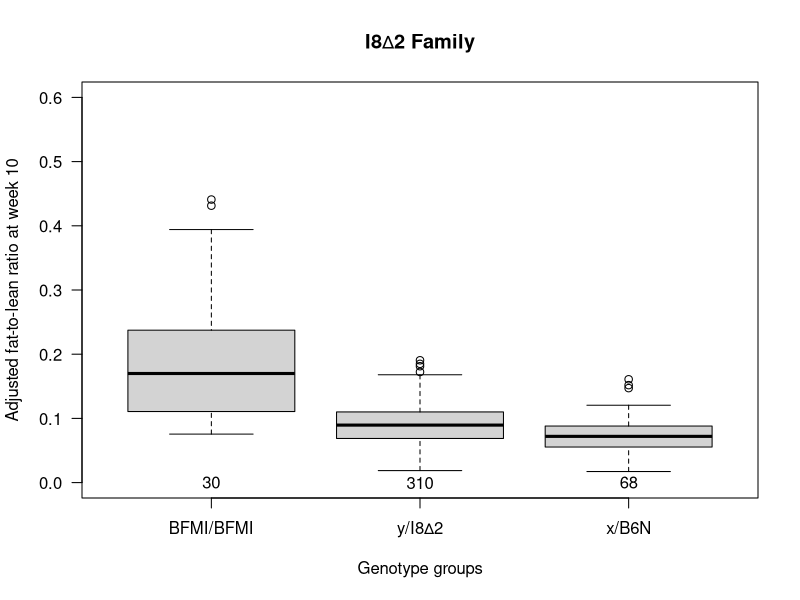

Source code (R):
# Processing the raw data of the MDC 8015 Family; Adjusting the data
# last modified 03.08.2021
# created 31.01.2020
# Florian Krause & Dr. Danny Arends

### Set the working directory ###
setwd("")

# Read the merged input data
genopheno <- read.table("fam2input_groups.txt", sep = " ", header = TRUE, na.strings=c(""), colClasses = c("character"))

####Remove rows with NAs in the "Genotype" column

new_genopheno <- genopheno[- grep("NA", genopheno$Genotype),]
genopheno <- new_genopheno

### Read in the pheno MRI inputfile as phenomri ###

phenomri<- read.csv("fam2mri.txt", sep = "\t", header = TRUE, na.strings=c(""), colClasses = c("character"))

### Set the rownames of the animal ID's: paste "MDC-8015-" ###
rownames(phenomri) <- paste0('MDC-', phenomri$ID.Nr)

### Change rownames ###
rownames(phenomri) <- gsub("MDC-", "", rownames(phenomri))

#genopheno <- cbind(genopheno, phenomri[rownames(phenomri),])
genopheno <- cbind(genopheno, phenomri[rownames(genopheno),])

# Adjusting

genopheno[,"fat.lean70"] <- gsub("," , ".", genopheno[,"fat.lean70"])
genopheno[,"fat.lean70"] <- as.numeric(genopheno[,"fat.lean70"])
#genopheno[,"X70"] <- as.numeric(genopheno$X70)
anova(lm(genopheno[, "fat.lean70"]~genopheno[, "sex"])) #  Significant

genopheno$WG <- as.numeric(genopheno$WG)
anova(lm(genopheno[, "fat.lean70"]~genopheno[, "WG"]))

genopheno$WG <- as.numeric(genopheno$GenGood)
anova(lm(genopheno[, "fat.lean70"]~genopheno[, "GenGood"])) #  Significant

# Contains the residuals to add back in the mean of the timepoint

toremove <- which(is.na(genopheno[, "fat.lean70"]))
if(length(toremove)>0) genopheno <- genopheno[-toremove,]
fit <- lm(genopheno[, "fat.lean70"] ~ genopheno[, "sex"] + genopheno[, "GenGood"])
d70 <- resid(fit) + mean(genopheno[, "fat.lean70"])

nwo <- ordered(genopheno$Genotype, levels = c("BFMI/BFMI", "y/MDC", "x/B6N"))

#################################################t-test#########################################
x <- d70
y <- nwo
x_name <- "FAT.LEAN.DAY.70"
y_name <- "ORDERED.GENOTYPES"

df <- data.frame(x,y)
names(df) <- c(x_name,y_name)

#y/MDC vs x/B6N
yMDC <- subset(df, ORDERED.GENOTYPES == "y/MDC", select = c("ORDERED.GENOTYPES", "FAT.LEAN.DAY.70"))
xB6N <- subset(df, ORDERED.GENOTYPES == "x/B6N", select = c("ORDERED.GENOTYPES", "FAT.LEAN.DAY.70"))
yMDCvsxB6N <- rbind(yMDC, xB6N)
t.test(yMDCvsxB6N$FAT.LEAN.DAY.70~yMDCvsxB6N$ORDERED.GENOTYPES, var.equal = FALSE, alternative ="two.sided")

#BFMI/BFMI vs x/B6N
BFMIBFMI <- subset(df, ORDERED.GENOTYPES == "BFMI/BFMI", select = c("ORDERED.GENOTYPES", "FAT.LEAN.DAY.70"))
xB6N <- subset(df, ORDERED.GENOTYPES == "x/B6N", select = c("ORDERED.GENOTYPES", "FAT.LEAN.DAY.70"))
BFMIBFMIvsxB6N <- rbind(BFMIBFMI, xB6N)
t.test(BFMIBFMIvsxB6N$FAT.LEAN.DAY.70~BFMIBFMIvsxB6N$ORDERED.GENOTYPES, var.equal = FALSE, alternative ="greater")

#BFMI/BFMI vs. y/MDC
BFMIBFMI <- subset(df, ORDERED.GENOTYPES == "BFMI/BFMI", select = c("ORDERED.GENOTYPES", "FAT.LEAN.DAY.70"))
yMDC <- subset(df, ORDERED.GENOTYPES == "y/MDC", select = c("ORDERED.GENOTYPES", "FAT.LEAN.DAY.70"))
BFMIBFMIvsyMDC <- rbind(BFMIBFMI, yMDC)
t.test(BFMIBFMIvsyMDC$FAT.LEAN.DAY.70~BFMIBFMIvsyMDC$ORDERED.GENOTYPES, var.equal = FALSE, alternative ="two.sided")


mean(yMDC$FAT.LEAN.DAY.70)
mean(xB6N$FAT.LEAN.DAY.70)

sd(yMDC$FAT.LEAN.DAY.70)
sd(xB6N$FAT.LEAN.DAY.70)

#################################################t-test################################################

###Renaming MDC to final Name ###

lkup <- NA
lkup[df[, "ORDERED.GENOTYPES"]=="x/B6N"] <- "x/B6N"
lkup[df[, "ORDERED.GENOTYPES"]=="y/MDC"] <- "y/I8∆2"
lkup[df[, "ORDERED.GENOTYPES"]=="y/MDC"] <- "y/I8∆2"
lkup[df[, "ORDERED.GENOTYPES"]=="BFMI/BFMI"] <- "BFMI/BFMI"
lkup[df[, "ORDERED.GENOTYPES"]=="x/B6N"] <- "x/B6N"
lkup[df[, "ORDERED.GENOTYPES"]=="x/B6N"] <- "x/B6N"

### Add the lkup as "Genotype" vector to geno

#as.data.frame(lkup)
df = cbind(df, ORDERED.GENOTYPES = lkup)

df <- df[, -2]

nwo <- ordered(df$ORDERED.GENOTYPES, levels = c("BFMI/BFMI", "y/I8∆2", "x/B6N"))

myplot <- boxplot(df$FAT.LEAN.DAY.70~nwo,

main = "I8∆2 Family",
xlab = "Genotype groups",
ylab = "Adjusted fat-to-lean ratio at week 10", 
yaxt="none",
main="Turn off y-axis",
ylim = c(0, 0.6)


)

myplot

myplot$n
text(1:length(myplot$n),rep(0,length(myplot$n)),myplot$n)

axis(2, las=2)
